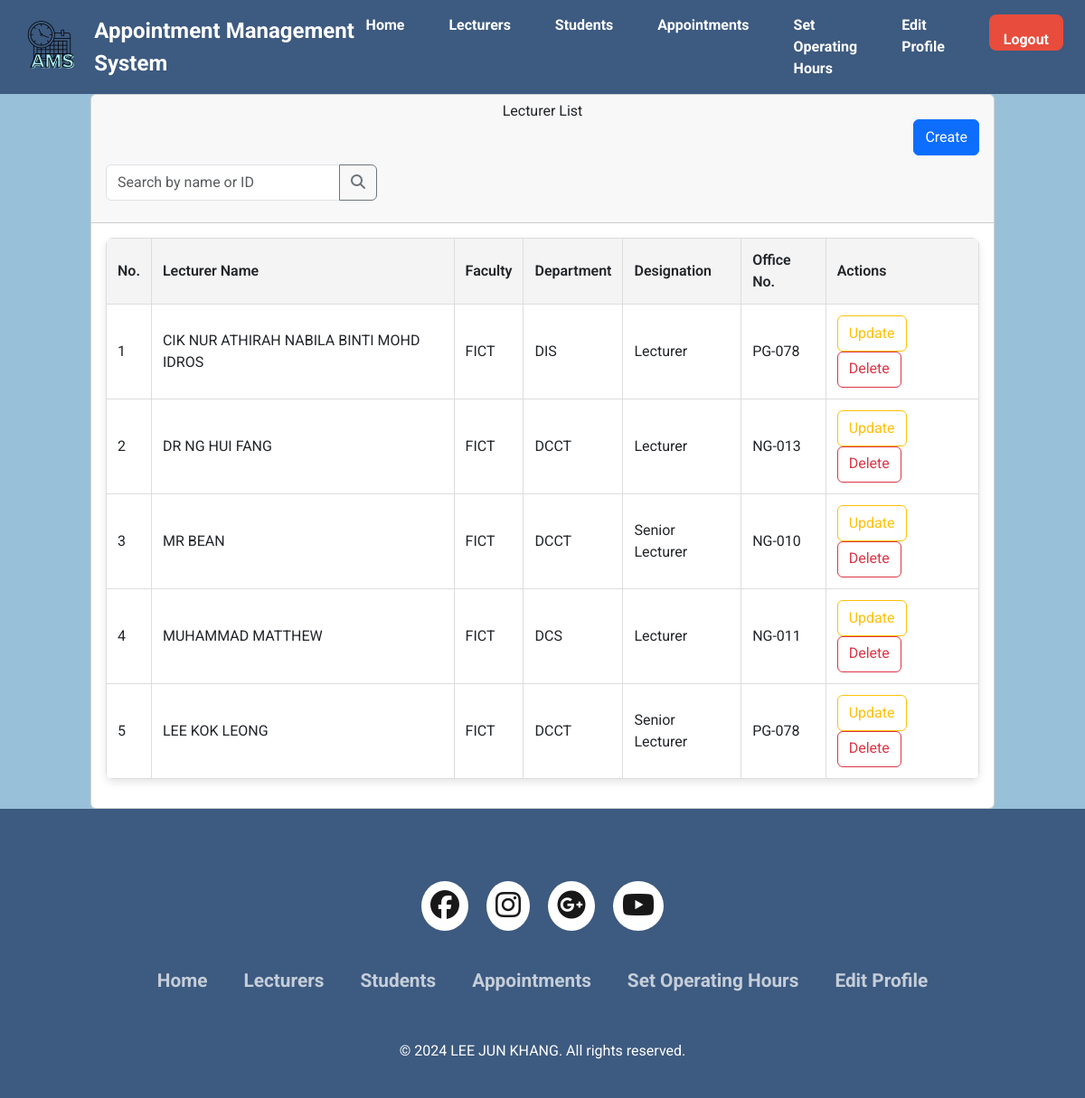
/lecturer_view_admin.php (signed in), run on the app's committed database.
### tables this page shows
CREATE TABLE `lecturers` (
  `id` bigint(11) NOT NULL,
  `user_id` bigint(11) NOT NULL,
  `username` varchar(100) NOT NULL,
  `faculty` varchar(100) NOT NULL,
  `department` varchar(100) NOT NULL,
  `designation` varchar(50) NOT NULL,
  `office_no` text DEFAULT NULL
);

CREATE TABLE `users` (
  `id` bigint(11) NOT NULL,
  `username` varchar(100) NOT NULL,
  `email` varchar(100) NOT NULL,
  `role_id` int(1) NOT NULL,
  `reg_date` datetime NOT NULL,
  `password` varchar(255) NOT NULL,
  `contact_number` varchar(15) NOT NULL
);

### lecturer_view_admin.php (the view, shortened to what this page needs)
<?php
include("database.php");
$email = isset($_SESSION['email']) ? $_SESSION['email'] : null;
$query = "SELECT users.*, roles.role_name
          FROM users
          JOIN roles ON users.role_id = roles.id
          WHERE users.email = ?";
$stmt = $con->prepare($query);
$stmt->bind_param("s", $email);
$stmt->execute();
$result = $stmt->get_result();
$user = $result->fetch_assoc();
$res_id = $user['id'];
$lecturers_query = "SELECT users.id, users.username, users.email, users.contact_number, lecturers.department, lecturers.faculty, lecturers.designation, lecturers.office_no
                    FROM users
                    JOIN lecturers ON users.id = lecturers.user_id
                    WHERE users.role_id = 1
                    ORDER BY users.id DESC";
$stmt = $con->prepare($lecturers_query);
$stmt->execute();
$lecturers_result = $stmt->get_result();
$lecturers = [];
while ($row = $lecturers_result->fetch_assoc()) {
    $lecturers[] = $row;
}
?>
<!DOCTYPE html>
<html lang="en">
<head>
    <link rel="stylesheet" href="css/style.css">
    <link href="https://cdn.jsdelivr.net/npm/bootstrap@5.3.3/dist/css/bootstrap.min.css" rel="stylesheet"
>
    <link rel="stylesheet" type="text/css"
        href="https://cdnjs.cloudflare.com/ajax/libs/font-awesome/6.6.0/css/all.min.css">
    <link rel="stylesheet" href="https://unicons.iconscout.com/release/v4.0.0/css/line.css">
    <link href="https://cdn.jsdelivr.net/npm/tailwindcss@2.2.19/dist/tailwind.min.css" rel="stylesheet">
    <script src="https://cdn.tailwindcss.com"></script>
</head>
<body class="main-box top">
    <header>
        <nav class="navbar">
            <div class="navdiv">
                <div class="image-container">
                    <a href="home_admin.php"><img src="assets/images/logo.png" alt="logo" class="nav-logo"
                            style="width: 70px; height: auto;"></a>
                    <a href="home_admin.php" class="logo-text">Appointment Management System</a>
                </div>
                <ul>
                    <li><a href="home_admin.php">Home</a></li>
                    <li><a href="lecturer_view_admin.php">Lecturers</a></li>
                    <li><a href="student_view_admin.php">Students</a></li>
                    <li><a href="appointment_view_admin.php">Appointments</a></li>
                    <li><a href="set_operating_hours.php">Set Operating Hours</a></li>
                    <li><a href="edit_profile_admin.php?id=<?php echo $res_id; ?>">Edit Profile</a></li>
                    <li><button><a href="logout.php" class="logout-btn">Logout</a></button></li>
                </ul>
            </div>
        </nav>
    </header>
    <main>
        <div class="container">
            <div class="row">
                <div class="col-md-12">
                    <div class="card">
                        <div class="card-header">
                            <h2 style="text-align: center;">Lecturer List</h2>
                            <div class="d-grid gap-2 d-md-flex justify-content-md-end">
                                <button type="button" class="btn btn-primary" data-bs-toggle="modal"
                                    data-bs-target="#createModal">
                                    <p>Create</p>
                                </button>
                            </div>
                            <div class="input-group mb-3" style="max-width: 300px; margin-top: 10px;">
                                <input type="text" class="form-control" id="searchInput"
                                    placeholder="Search by name or ID">
                                <button class="btn btn-outline-secondary" type="button" id="searchButton">
                                    <i class="fas fa-search"></i>
                                </button>
                            </div>
                        </div>
                        <div class="card-body">
                            <table class="product-table" id="lecturerTable">
                                <thead>
                                    <tr>
                                        <th>No.</th>
                                        <th>Lecturer Name</th>
                                        <th>Faculty</th>
                                        <th>Department</th>
                                        <th>Designation</th>
                                        <th>Office No.</th>
                                        <th>Actions</th>
                                    </tr>
                                </thead>
                                <tbody>
                                    <?php
                                    $count = 1;
                                    if ($lecturers_result->num_rows === 0) {
                                        echo "<tr><td colspan='7' style='text-align: center;'>No lecturers found.</td></tr>";
                                    } else {
                                        foreach ($lecturers as $lecturer) {
                                    ?>
                                            <tr>
                                                <td><?php echo $count; ?></td>
                                                <td><?php echo htmlspecialchars($lecturer["username"]); ?></td>
                                                <td><?php echo htmlspecialchars($lecturer["faculty"] ?? 'N/A'); ?></td>
                                                <td><?php echo htmlspecialchars($lecturer["department"] ?? 'N/A'); ?></td>
                                                <td><?php echo htmlspecialchars($lecturer["designation"] ?? 'N/A'); ?></td>
                                                <td><?php echo htmlspecialchars($lecturer["office_no"] ?? 'N/A'); ?></td>
                                                <td>
                                                    <button type="button" class="btn btn-outline-warning" data-bs-toggle="modal"
                                                        data-bs-target="#updateModal"
                                                        data-id="<?php echo $lecturer['id']; ?>">Update</button>
                                                    <a href="lecturer_view_admin.php?delete_id=<?php echo $lecturer['id']; ?>"
                                                        class="btn btn-outline-danger"
                                                        onclick="return confirm('Are you sure you want to delete this lecturer?')">Delete</a>
                                                </td>
                                            </tr>
                                    <?php
                                            $count++;
                                        }
                                    }
                                    ?>
                                </tbody>
                            </table>
                        </div>
                    </div>
                </div>
            </div>
        </div>
    </main>
    <footer class="footer">
        <div class="footer-container">
            <div class="footer-icons">
                <a href=""><i class="fa-brands fa-facebook"></i></a>
                <a href=""><i class="fa-brands fa-instagram"></i></a>
                <a href=""><i class="fa-brands fa-google-plus"></i></a>
                <a href=""><i class="fa-brands fa-youtube"></i></a>
            </div>
            <div class="footer-nav">
                <ul>
                    <li><a href="home_admin.php">Home</a></li>
                    <li><a href="lecturer_view_admin.php">Lecturers</a></li>
                    <li><a href="student_view_admin.php">Students</a></li>
                    <li><a href="appointment_view_admin.php">Appointments</a></li>
                    <li><a href="set_operating_hours.php">Set Operating Hours</a></li>
                    <li><a href="edit_profile_admin.php?id=<?php echo $res_id; ?>">Edit Profile</a></li>
                </ul>
            </div>
            <div class="footer-bottom">
                <p>© 2024 LEE JUN KHANG. All rights reserved.</p>
            </div>
        </div>
    </footer>
</body>
</html>

### css/style.css (style rules this page uses)
* { padding: 0; margin: 0; box-sizing: border-box; font-family: 'Roboto', sans-serif; }
body { background: #98C1D9; }
.container { display: flex; align-items: center; justify-content: center; min-height: 90vh; }
.navdiv { text-decoration: none; display: flex; align-items: center; justify-content: space-between; }
.btn { height: 40px; background: #3D5A80; color: white; font-size: 16px; font-weight: bold; border: 2px solid #3D5A80; border-radius: 5px; cursor: pointer; transition: background 0.3s ease, color 0.3s ease, border-color 0.3s ease; text-align: center; line-height: 40px; }
.logout-btn { height: 40px; background-color: red; color: white; font-size: 16px; font-weight: bold; border: 2px solid red; border-radius: 8px; cursor: pointer; text-align: center; line-height: 40px; padding: 0; margin: 0; box-sizing: border-box; display: inline-block; transition: background-color 0.3s ease, color 0.3s ease, border-color 0.3s ease; }
footer { background-color: #3D5A80; }
.footer-container { width: 100%; padding: 70px 30px 20px; }
.footer-icons { display: flex; justify-content: center; }
.footer-icons a { text-decoration: none; padding: 10px; background-color: white; margin: 10px; border-radius: 50%; }
.footer-icons a i { font-size: 2em; color: black; opacity: 0.9; }
.footer-nav { margin: 30px 0; }
.footer-nav ul { display: flex; justify-content: center; }
.footer-nav ul li a { color: white; margin: 20px; text-decoration: none; font-size: 1.3em; opacity: 0.7; transition: 0.5s; }
.footer-bottom { background-color: #3D5A80; padding: 20px; text-align: center; }
.footer-bottom p { color: white; }
.navbar { background: #3D5A80; font-family: calibri; padding-right: 15px; padding-left: 15px; }
.navdiv { display: flex; align-items: center; justify-content: space-between; }
.navdiv ul li a { text-decoration: none; }
.logo-text { font-size: 30px; font-weight: 60; color: white; text-decoration: none; }
.image-container img { width: 100px; height: auto; display: flex; align-items: center; }
.image-container { display: flex; align-items: center; }
.nav-logo { width: 100px; height: auto; margin-right: 10px; }
li { list-style: none; display: inline-block; }
li a { color: white; font-size: 18px; font-weight: bold; margin-right: 25px; }
.product-table { width: 100%; border-collapse: collapse; background-color: #fff; border-radius: 8px; overflow: hidden; box-shadow: 0 4px 8px rgba(0, 0, 0, 0.1); }
.product-table th, .product-table td { padding: 12px; border: 1px solid #ddd; }
.product-table th { background-color: #f2f2f2; font-weight: bold; }

### lecturer_view_admin.php (style rules this page uses)
body { background: #98C1D9; }
.main-box { min-height: 100vh; display: flex; flex-direction: column; justify-content: space-between; }
.navbar { background-color: #3D5A80; padding: 1rem 1.5rem; display: flex; justify-content: space-between; align-items: center; }
.navdiv { display: flex; align-items: center; width: 100%; justify-content: space-between; }
.image-container { display: flex; align-items: center; gap: 1rem; }
.logo-text { font-size: 1.5rem; font-weight: bold; color: white; text-decoration: none; }
.navdiv ul { list-style: none; display: flex; gap: 1.5rem; margin: 0; padding: 0; }
.navdiv ul li a { color: white; text-decoration: none; font-size: 1rem; transition: color 0.3s; }
.logout-btn { background-color: #e74c3c; color: white; padding: 0.5rem 1rem; border: none; border-radius: 0.5rem; cursor: pointer; transition: background-color 0.3s; }
.product-table { width: 100%; border-collapse: collapse; margin-bottom: 1rem; }
.product-table th, .product-table td { padding: 0.75rem; text-align: left; border-bottom: 1px solid #ddd; }
.product-table th { background-color: #f4f4f4; font-weight: 600; }

### data on the page
lecturers: user.username "CIK NUR ATHIRAH NABILA BINTI MOHD IDROS", faculty "FICT", department "DIS", designation "Lecturer", office_no "PG-078"
lecturers: user.username "DR NG HUI FANG", faculty "FICT", department "DCCT", designation "Lecturer", office_no "NG-013"
lecturers: user.username "MR BEAN", faculty "FICT", department "DCCT", designation "Senior Lecturer", office_no "NG-010"
lecturers: user.username "MUHAMMAD MATTHEW", faculty "FICT", department "DCS", designation "Lecturer", office_no "NG-011"
lecturers: user.username "LEE KOK LEONG", faculty "FICT", department "DCCT", designation "Senior Lecturer", office_no "PG-078"
